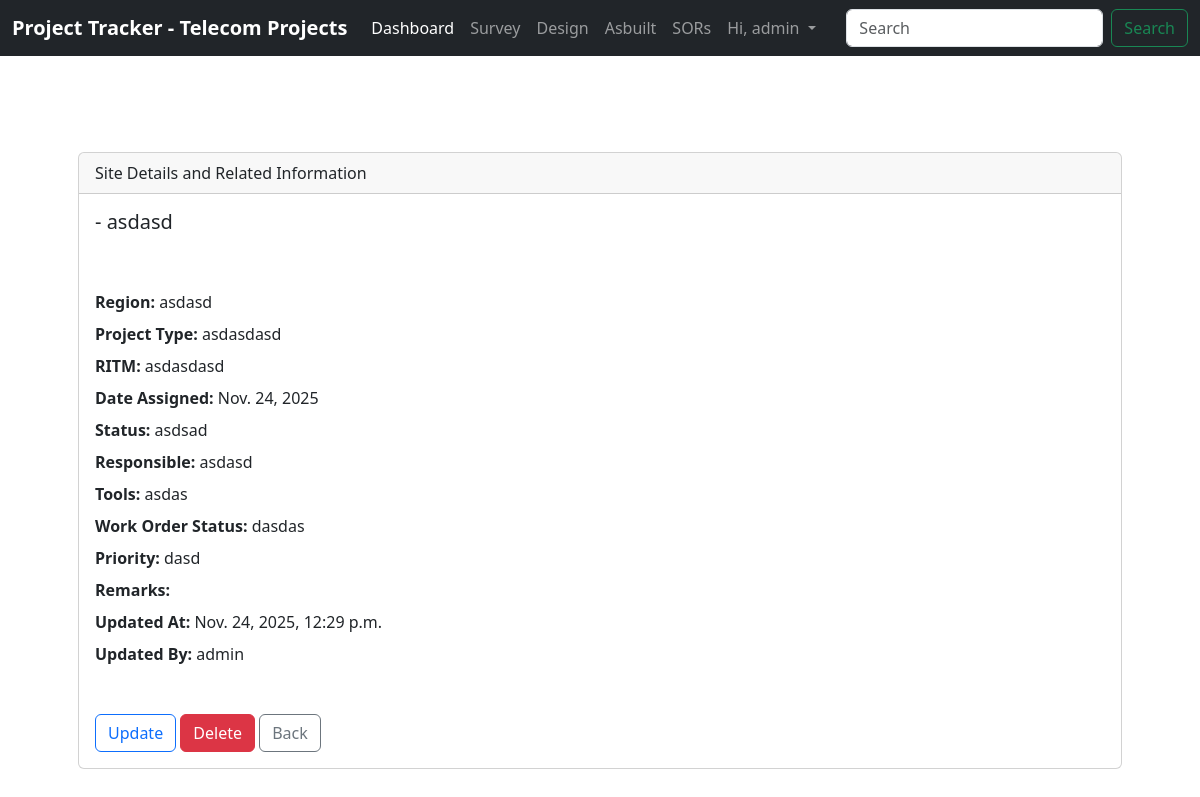
The app's page /survey/2/ (signed in) with its own data.
### website/models.py (models this page shows, shortened)
class survey(models.Model):
    cluster_name = models.CharField(max_length=200, blank=True)
    work_order = models.CharField(max_length=16)
    region = models.CharField(max_length=20, blank=True)
    project_type = models.CharField(max_length=20, blank=True)
    RITM = models.CharField(max_length=11)
    target_area = models.IntegerField(blank=True, null=True)
    date_assigned = models.DateField()
    status = models.CharField(max_length=50)
    responsible = models.CharField(max_length=100)
    tools = models.CharField(max_length=50)
    wo_status = models.CharField(max_length=50)
    priority = models.CharField(max_length=20)
    remarks = models.TextField(blank=True)
    updated_at = models.DateTimeField(auto_now_add=True)
    updated_by = models.ForeignKey(
        User, on_delete=models.SET_NULL, null=True, blank=True
    )

### website/views.py (the view)
# urls.py: path('survey/<int:pk>/', views.survey_detail, name='survey_detail'),
def survey_detail(request, pk):
    if request.user.is_authenticated:
        survey_record = survey.objects.get(id=pk)
        return render(request, 'survey_detail.html', {'survey_record': survey_record})
    else:
        messages.error(
            request, "You must be logged in to View that page.")
        return redirect('home')

### website/templates/survey_detail.html (shortened to what this page needs)
{% extends 'base.html' %}
{% block content %}
<br><br>
<div class="container my-4 px-5">
    <div class="card">
        <div class="card-header">
            Site Details and Related Information
        </div>
        <div class="card-body">
            <h5 class="card-title">{{ survey_record.cluster_name }} - {{ survey_record.work_order }}
            </h5>
            <p class="card-text py-3">
            <div class="mb-2"><strong>Region: </strong> {{ survey_record.region }}</div>
            <div class="mb-2"><strong>Project Type: </strong> {{ survey_record.project_type }}</div>
            <div class="mb-2"><strong>RITM: </strong> {{ survey_record.RITM }}</div>
            <div class="mb-2"><strong>Date Assigned: </strong> {{ survey_record.date_assigned }}</div>
            <div class="mb-2"><strong>Status: </strong> {{ survey_record.status }}</div>
            <div class="mb-2"><strong>Responsible: </strong> {{ survey_record.responsible }}</div>
            <div class="mb-2"><strong>Tools: </strong> {{ survey_record.tools }}</div>
            <div class="mb-2"><strong>Work Order Status: </strong> {{ survey_record.wo_status }}</div>
            <div class="mb-2"><strong>Priority: </strong> {{ survey_record.priority }}</div>
            <div class="mb-2"><strong>Remarks: </strong> {{ survey_record.remarks }}</div>
            <div class="mb-2"><strong>Updated At: </strong> {{ survey_record.updated_at }}</div>
            <div class="mb-2"><strong>Updated By: </strong> {{ survey_record.updated_by }}</div><br>
            </p>
            <a href="#" class="btn btn-outline-primary">Update</a>
            <button type="button" class="btn btn-danger" data-bs-toggle="modal" data-bs-target="#deleteConfirmModal">
                Delete
            </button>
            <a class="btn btn-outline-secondary" aria-current="page" href="{% url 'survey' %}">Back</a>
        </div>
    </div>
</div>
{% endblock %}

### website/templates/navbar.html (shortened to what this page needs)
<nav class="navbar navbar-expand-lg navbar-dark bg-dark">
    <div class="container-fluid">
        <a class="navbar-brand" href="{% url 'home' %}"><strong>Project Tracker - Telecom Projects</strong></a>
        {% if user.is_authenticated %}
        <div class="collapse navbar-collapse" id="navbarSupportedContent">
            <ul class="navbar-nav me-auto mb-4 mb-lg-0">
                <li class="nav-item">
                    <a class="nav-link active" aria-current="page" href="{% url 'home' %}">Dashboard</a>
                </li>
                <li class="nav-item">
                    <a class="nav-link" href="{% url 'survey' %}">Survey</a>
                </li>
                <li class="nav-item">
                    <a class="nav-link" href="#">Design</a>
                </li>
                <li class="nav-item">
                    <a class="nav-link" href="#">Asbuilt</a>
                </li>
                <li class="nav-item">
                    <a class="nav-link" href="#">SORs</a>
                </li>
                <li class="nav-item dropdown">
                    <a class="nav-link dropdown-toggle" href="#" role="button" data-bs-toggle="dropdown"
                        aria-expanded="false">
                        Hi, {{ user.username }}
                    </a>
                </li>
            </ul>
            <form class="d-flex" role="search">
                <input class="form-control me-2" type="search" placeholder="Search" aria-label="Search" />
                <button class="btn btn-outline-success" type="submit">Search</button>
            </form>
        </div>
        {% endif %}
    </div>
</nav>

### records on screen
survey: work_order "asdasd", region "asdasd", project_type "asdasdasd", RITM "asdasdasd", date_assigned "Nov. 24, 2025", status "asdsad", responsible "asdasd", tools "asdas", wo_status "dasdas", priority "dasd", updated_at "Nov. 24, 2025, 12:29 p.m.", updated_by "admin"

### other values on screen
{{ user.username }} "admin"
